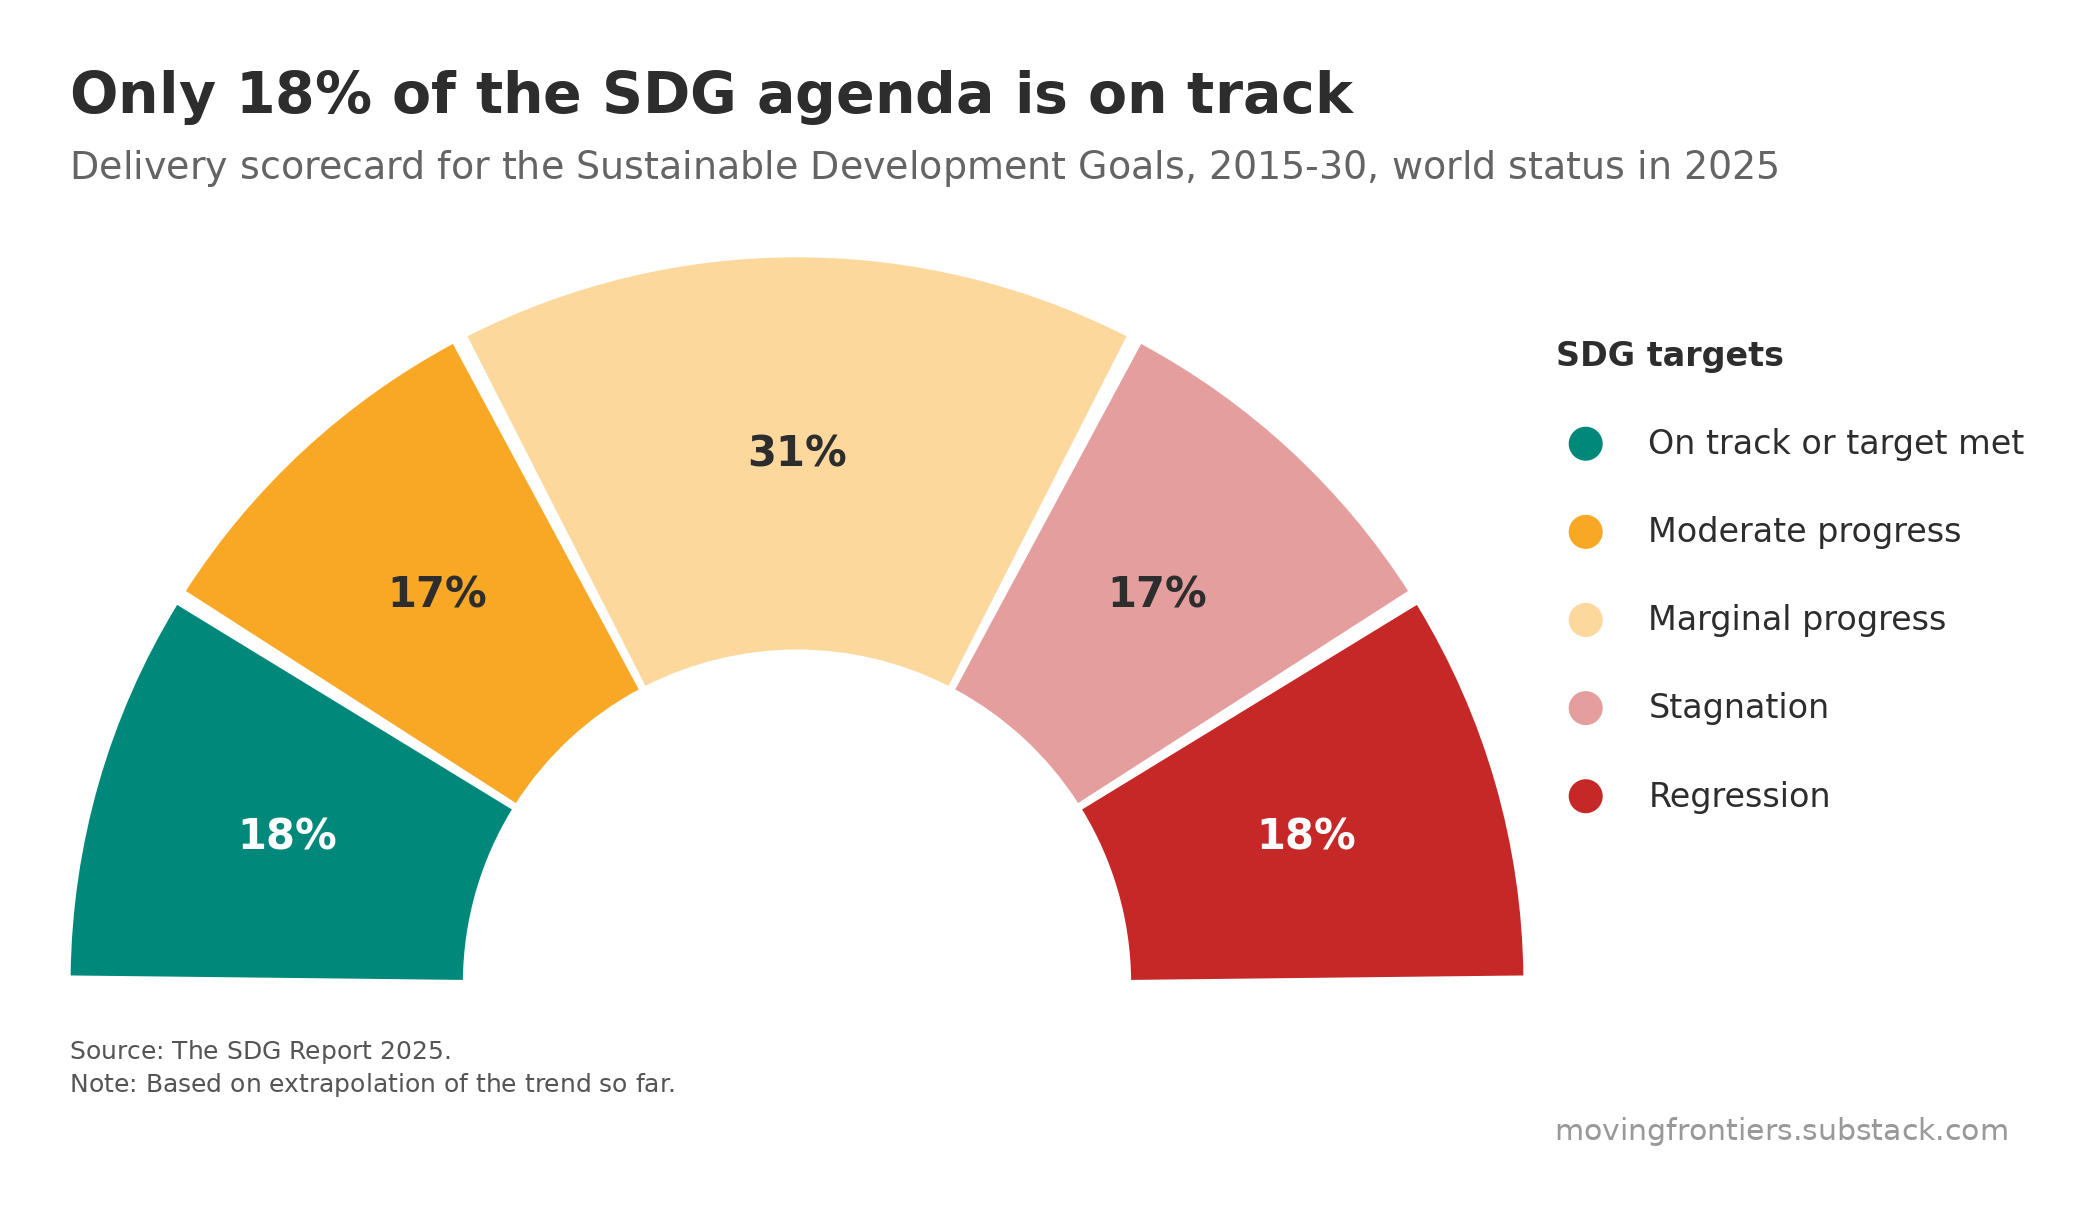

Write the Python code that produced this figure.
"""chart-4-sdg-progress.py

Self-contained: the Moving Frontiers house style, the data and the chart in one
file. Run it with matplotlib, numpy, pandas and Pillow available:

    python chart-4-sdg-progress.py

It writes chart-4-sdg-progress.png and chart-4-sdg-progress.csv into the
working directory.

HOW THE CHART IS BUILT
----------------------
* Five shares of SDG targets, from The SDG Report 2025, drawn as a half ring
  running from best on the left to worst on the right.
* The published shares are 18, 17, 31, 17 and 18, which sum to 101 because each
  is rounded. Wedge angles are the shares rescaled to sum to 180 degrees, so the
  ring closes; the printed labels are the published numbers, not the rescaled
  ones. The gap this leaves is under half a degree per wedge, well below what
  the eye can read off a ring.
* Colours are a diverging ramp built from the house palette: green at the good
  end, red at the bad end, gold for moderate progress, and 55 per cent tints of
  gold and red for the two pale middle categories. The middle of an ordered
  good-to-bad scale is the lightest, so the two ends carry the weight.
* Labels sit at the middle of each wedge, in white where the fill is dark enough
  to take it and in the house ink where it is not.
"""

import io
import matplotlib
matplotlib.use("Agg")
import matplotlib.pyplot as plt
from matplotlib.patches import Wedge
import numpy as np
import pandas as pd

# ======================================================================
# HOUSE STYLE  (moving_frontiers_style.py, inlined)
# ======================================================================

import os
import numpy as np
import matplotlib
from PIL import Image, ImageDraw, ImageFont

DPI = 200

# ---- colours: the main elements, by how many series the chart has ----
RED, GOLD, GREEN, BLUE = "#C62828", "#F9A825", "#00897B", "#283593"
PALETTE = {1: [BLUE],
           2: [RED, BLUE],
           3: [RED, BLUE, GOLD],
           4: [RED, GOLD, GREEN, BLUE]}
GREY = "#888888"          # axes, rules, de-emphasised marks


def palette(n):
    assert n in PALETTE, "the house palette covers one to four series"
    return PALETTE[n]


# ---- spacing, in pixels at 200 dpi, every gap ink to ink ----
GAP_TITLE_SUB = 25        # subtitle below the title
GAP_SUB_PLOT  = 70        # plot below the subtitle
GAP_PLOT_CAP  = 60        # caption below the plot
GAP_CAP_MARK  = 20        # watermark below the last caption line
MARK_RIGHT    = 15        # watermark right edge, inside the content right edge
BORDER        = 70        # empty space around the whole canvas

# Canvas width is allowed to differ from chart to chart: each canvas is just the plot
# plus the border. Pass content_w=<px> to compose() to pad a narrow plot out to a
# common width instead, which is optional.
CONTENT_W     = None

# Type is fixed, not scaled to the chart. Sizing the title from the plot width made
# it depend on how much white space matplotlib happened to leave, so a narrow chart
# got a smaller title than a wide one in the same pack.
# TYPE SCALES WITH THE CANVAS, so that a chart shown at a fixed display width, a
# phone column say, always shows the same apparent type whatever its own pixel width.
# The point sizes below are the sizes at REF_W; a canvas half again as wide gets type
# half again as large, and the two look identical once both are scaled to the column.
# Sizing type from the plot width, as an earlier version did, is not the same thing and
# was a bug: it made the title depend on how much white space matplotlib happened to
# leave around the axes rather than on how large the image is.
REF_W      = 1980         # reference canvas width the point sizes below refer to
TITLE_PT   = 19.44        # title, 54px at REF_W
SUB_FRAC   = 0.68         # subtitle as a share of the title
CAP_PT     = 8.5          # caption, 24px at REF_W
MARK_MULT  = 1.2          # watermark as a share of the caption
LEADING    = 1.32

# Type inside the plot. Set once here and applied by rc(), so every chart in a pack
# carries the same tick labels, axis titles and annotations. A build script that
# passes its own fontsize= breaks that, so use these constants instead.
AXIS_PT    = 13           # axis titles
TICK_PT    = 12           # tick labels, both axes
LEGEND_PT  = 12           # legend entries
LABEL_PT   = 11.5         # in-plot labels and data values
EMPH_PT    = 15           # emphasised data values, bold

INK        = "#2D2D2D"    # title
SUB_INK    = "#646464"    # subtitle
CAP_INK    = "#555555"    # caption
MARK_INK   = "#999999"    # watermark
MARK_TEXT  = "movingfrontiers.substack.com"
CREDIT     = ""


def rc():
    """Matplotlib defaults for the plot itself."""
    matplotlib.pyplot.rcParams.update({
        "font.family": "DejaVu Sans", "font.size": AXIS_PT,
        "axes.labelsize": AXIS_PT, "xtick.labelsize": TICK_PT,
        "ytick.labelsize": TICK_PT, "legend.fontsize": LEGEND_PT,
        "axes.edgecolor": GREY, "axes.linewidth": 1.0,
        "figure.facecolor": "white", "axes.facecolor": "white"})


def style_ax(ax):
    ax.spines["top"].set_visible(False)
    ax.spines["right"].set_visible(False)


def _font(px, bold=False):
    name = "DejaVuSans-Bold.ttf" if bold else "DejaVuSans.ttf"
    for p in (os.path.join(matplotlib.get_data_path(), "fonts", "ttf", name),
              "/usr/share/fonts/truetype/dejavu/" + name):
        if os.path.exists(p):
            return ImageFont.truetype(p, px)
    raise FileNotFoundError(name)


def _ink(font, s):
    """Ink top and bottom of a string relative to its baseline."""
    b = font.getbbox(s, anchor="ls")
    return b[1], b[3]


def _ink_left(font, s):
    """How far the first glyph's ink sits from the pen position. Usually zero, but a
    few capitals carry a negative left side bearing, so a line starting with one puts
    ink a pixel outside the border that verify() insists on. Drawing at x minus this
    lines the ink up with the border instead of the pen."""
    return font.getbbox(s, anchor="ls")[0]


def _wrap(font, paragraphs, width):
    """Greedy wrap. Also returns, for each line, which paragraph it came from, so a
    line that ends because its paragraph ended can be told apart from one that ends
    because the next word would not fit."""
    lines, owner = [], []
    for p, text in enumerate(paragraphs):
        cur = ""
        for w in text.split():
            t = (cur + " " + w).strip()
            if not cur or font.getlength(t) <= width:
                cur = t
            else:
                lines.append(cur); owner.append(p); cur = w
        if cur:
            lines.append(cur); owner.append(p)
    return lines, owner


def _crop(img):
    g = np.array(img.convert("L"))
    r = np.where((g < 250).any(1))[0]
    c = np.where((g < 250).any(0))[0]
    return img.crop((c.min(), r.min(), c.max() + 1, r.max() + 1))


def compose(plot_png, out_png, title, subtitle, source, note=None, credit=CREDIT,
            content_w=CONTENT_W):
    """Title band above the plot, caption and watermark below, BORDER px all around."""
    plot = _crop(Image.open(plot_png).convert("RGB"))
    PW, H = plot.size
    W = max(PW, content_w or 0)          # the target is a floor, never a ceiling

    k = (W + 2 * BORDER) / REF_W         # type scales with the canvas, not the plot
    title_px = round(TITLE_PT * DPI / 72 * k)
    cap_px   = round(CAP_PT * DPI / 72 * k)
    f_title = _font(title_px, bold=True)
    f_sub   = _font(int(title_px * SUB_FRAC))
    f_cap   = _font(cap_px)
    f_mark  = _font(round(cap_px * MARK_MULT))

    tl, _ = _wrap(f_title, [title], W)
    sl, _ = _wrap(f_sub, [subtitle], W)
    paras = ["Source: " + source + (" " + credit if credit else "")]
    if note:
        paras.append("Note: " + note)
    cl, owner = _wrap(f_cap, paras, W)
    for i in range(len(cl) - 1):                       # lines must be maximally full
        if owner[i + 1] == owner[i]:
            nxt = cl[i + 1].split()[0]
            assert f_cap.getlength(cl[i] + " " + nxt) > W, \
                f"caption line {i} is not filled to the full width"

    tlh = int(f_title.size * LEADING)
    slh = int(f_sub.size * LEADING)
    clh = int(f_cap.size * LEADING)

    # walk down the page, each gap measured from the ink above it
    y, place = 0, []
    for i, s in enumerate(tl):
        base = y - _ink(f_title, s)[0] if i == 0 else place[-1][0] + tlh
        place.append((base, s, f_title, INK, "left"))
    y = place[-1][0] + _ink(f_title, tl[-1])[1]
    for i, s in enumerate(sl):
        base = (y + GAP_TITLE_SUB - _ink(f_sub, s)[0]) if i == 0 else place[-1][0] + slh
        place.append((base, s, f_sub, SUB_INK, "left"))
    y = place[-1][0] + _ink(f_sub, sl[-1])[1]

    plot_y = y + GAP_SUB_PLOT
    y = plot_y + H

    for i, s in enumerate(cl):
        base = (y + GAP_PLOT_CAP - _ink(f_cap, s)[0]) if i == 0 else place[-1][0] + clh
        place.append((base, s, f_cap, CAP_INK, "left"))
    y = place[-1][0] + _ink(f_cap, cl[-1])[1]
    place.append((y + GAP_CAP_MARK - _ink(f_mark, MARK_TEXT)[0],
                  MARK_TEXT, f_mark, MARK_INK, "right"))
    y = place[-1][0] + _ink(f_mark, MARK_TEXT)[1]

    canvas = Image.new("RGB", (W + 2 * BORDER, y + 2 * BORDER), "white")
    canvas.paste(plot, (BORDER, plot_y + BORDER))     # left, with the title and caption
    d = ImageDraw.Draw(canvas)
    for base, s, f, col, align in place:
        if align == "right":
            x = BORDER + W - MARK_RIGHT - f.getlength(s)
        else:
            x = BORDER - _ink_left(f, s)
        d.text((x, base + BORDER), s, font=f, fill=col, anchor="ls")
    canvas.save(out_png)
    verify(out_png)
    return out_png


def verify(png):
    """Blank pixel rows between each block, and the border, must match the constants."""
    a = np.array(Image.open(png).convert("L"))
    Hh, Ww = a.shape
    ink = a < 250
    rows = np.where(ink.any(1))[0]
    cols = np.where(ink.any(0))[0]
    bands, start, prev = [], rows[0], rows[0]
    for r in rows[1:]:
        if r - prev > 3:
            bands.append((start, prev)); start = r
        prev = r
    bands.append((start, prev))
    gaps = [bands[i + 1][0] - bands[i][1] - 1 for i in range(len(bands) - 1)]
    assert GAP_SUB_PLOT in gaps, f"no {GAP_SUB_PLOT}px gap below the subtitle"
    assert GAP_PLOT_CAP in gaps, f"no {GAP_PLOT_CAP}px gap above the caption"
    assert gaps[-1] == GAP_CAP_MARK, \
        f"gap above the watermark is {gaps[-1]}px, expected {GAP_CAP_MARK}"
    assert (rows[0], Hh - 1 - rows[-1], cols[0]) == (BORDER, BORDER, BORDER), \
        f"top, bottom and left borders are {(rows[0], Hh - 1 - rows[-1], cols[0])}, " \
        f"expected {BORDER}"
    assert Ww - 1 - cols[-1] >= BORDER, \
        f"right border is {Ww - 1 - cols[-1]}, expected at least {BORDER}"
    wm_cols = np.where(ink[bands[-1][0]:bands[-1][1] + 1, :].any(0))[0]
    assert Ww - 1 - wm_cols.max() >= BORDER + MARK_RIGHT - 3, "watermark right margin is wrong"
    return gaps
# ======================================================================
# DATA
# The SDG Report 2025, world status in 2025 against the 2030 targets.
# ======================================================================

RAW = """\
category,share_percent
On track or target met,18
Moderate progress,17
Marginal progress,31
Stagnation,17
Regression,18
"""

STEM = "chart-4-sdg-progress"
df = pd.read_csv(io.StringIO(RAW))
df.to_csv(STEM + ".csv", index=False)

# ======================================================================
# CHART
# ======================================================================


def tint(hex_colour, t):
    """Mix a house colour with white. t = 0 leaves it, t = 1 makes it white."""
    c = np.array([int(hex_colour[i:i + 2], 16) for i in (1, 3, 5)])
    return "#{:02X}{:02X}{:02X}".format(*(c + (255 - c) * t).round().astype(int))


FILL = [GREEN, GOLD, tint(GOLD, 0.55), tint(RED, 0.55), RED]
ON_FILL = ["#FFFFFF", INK, INK, INK, "#FFFFFF"]      # label ink, wedge by wedge

R_OUT, R_IN = 1.0, 0.46
GAP_DEG = 1.3                     # white space between wedges, half at each edge

TITLE = "Only 18% of the SDG agenda is on track"
SUBTITLE = "Delivery scorecard for the Sustainable Development Goals, 2015-30, world status in 2025"
SOURCE = "The SDG Report 2025."
NOTE = "Based on extrapolation of the trend so far."

FIGW, FIGH = 11.0, 5.4

rc()
fig = plt.figure(figsize=(FIGW, FIGH), dpi=DPI)
ax = fig.add_axes([0.005, 0.02, 0.70, 0.96])
ax.set_aspect("equal")
ax.set_xlim(-1.06, 1.06)
ax.set_ylim(-0.03, 1.06)
ax.axis("off")

shares = df["share_percent"].values
angles = 180.0 * shares / shares.sum()               # rescaled so the ring closes
edges = 180.0 - np.concatenate([[0.0], np.cumsum(angles)])

for i, (a1, a0) in enumerate(zip(edges[:-1], edges[1:])):
    ax.add_patch(Wedge((0, 0), R_OUT, a0 + GAP_DEG / 2, a1 - GAP_DEG / 2,
                       width=R_OUT - R_IN, facecolor=FILL[i], edgecolor="none"))
    mid = np.radians((a0 + a1) / 2)
    rr = (R_OUT + R_IN) / 2
    ax.text(rr * np.cos(mid), rr * np.sin(mid), "{:.0f}%".format(shares[i]),
            color=ON_FILL[i], fontsize=EMPH_PT, fontweight="bold", ha="center", va="center")

# ---- legend, to the right, where the half ring leaves the room ----
lg = fig.add_axes([0.70, 0.02, 0.30, 0.96])
lg.set_xlim(0, 1); lg.set_ylim(0, 1); lg.axis("off")
LEG_TOP, LEG_STEP = 0.66, 0.085          # first dot, and the pitch between dots
lg.text(0.0, LEG_TOP + 0.085, "SDG targets", fontsize=LEGEND_PT, color=INK, fontweight="bold",
        ha="left", va="center")
for i, name in enumerate(df["category"]):
    y = LEG_TOP - i * LEG_STEP
    lg.scatter([0.045], [y], s=150, color=FILL[i], edgecolors="none", clip_on=False)
    lg.text(0.14, y, name, fontsize=LEGEND_PT, color=INK, ha="left", va="center")

fig.savefig("_plot4.png", dpi=DPI, facecolor="white", bbox_inches="tight")
compose("_plot4.png", STEM + ".png", TITLE, SUBTITLE, SOURCE, NOTE)
print("wrote", STEM + ".png", "and", STEM + ".csv")
